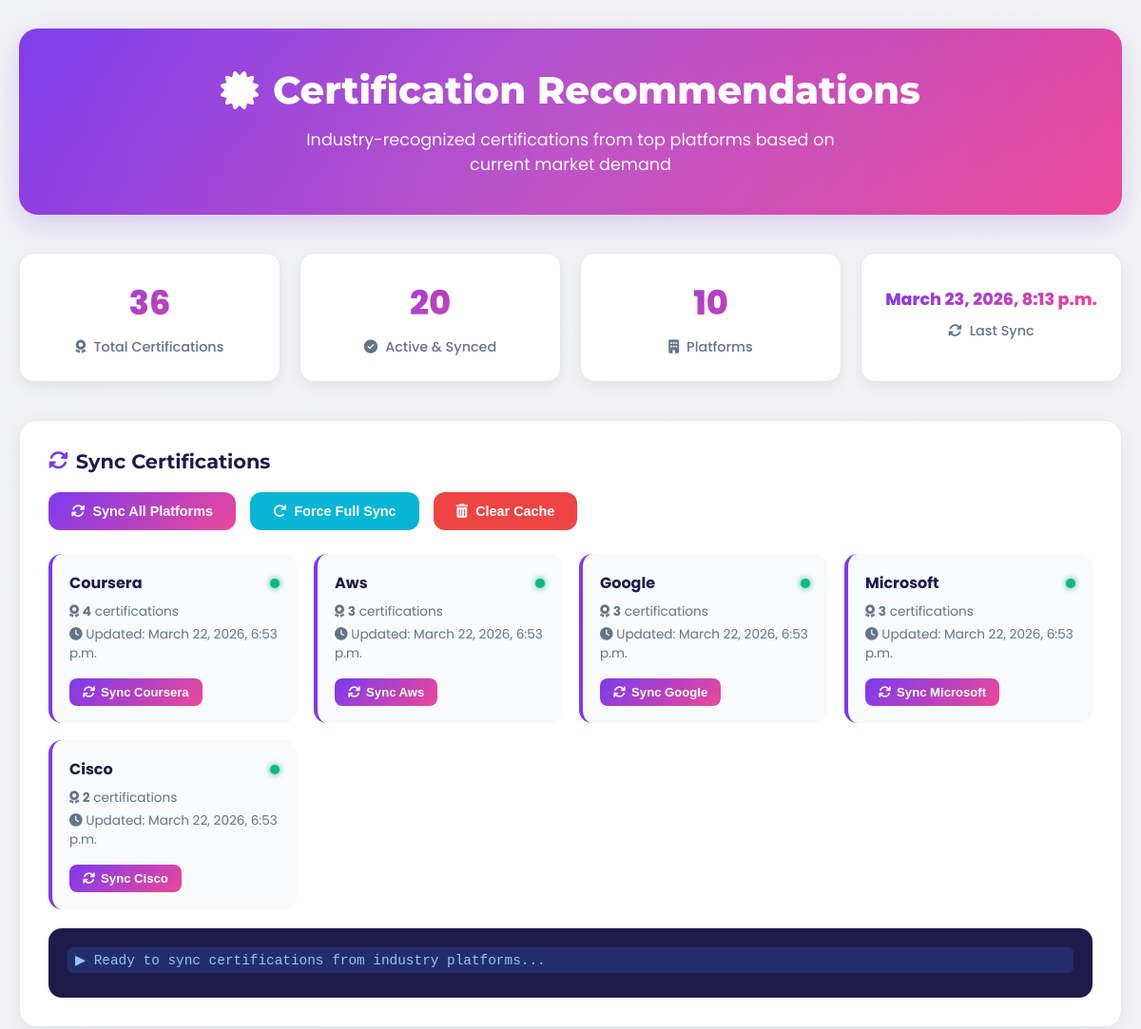
Before: /certification/ (upper part) with the older database file.
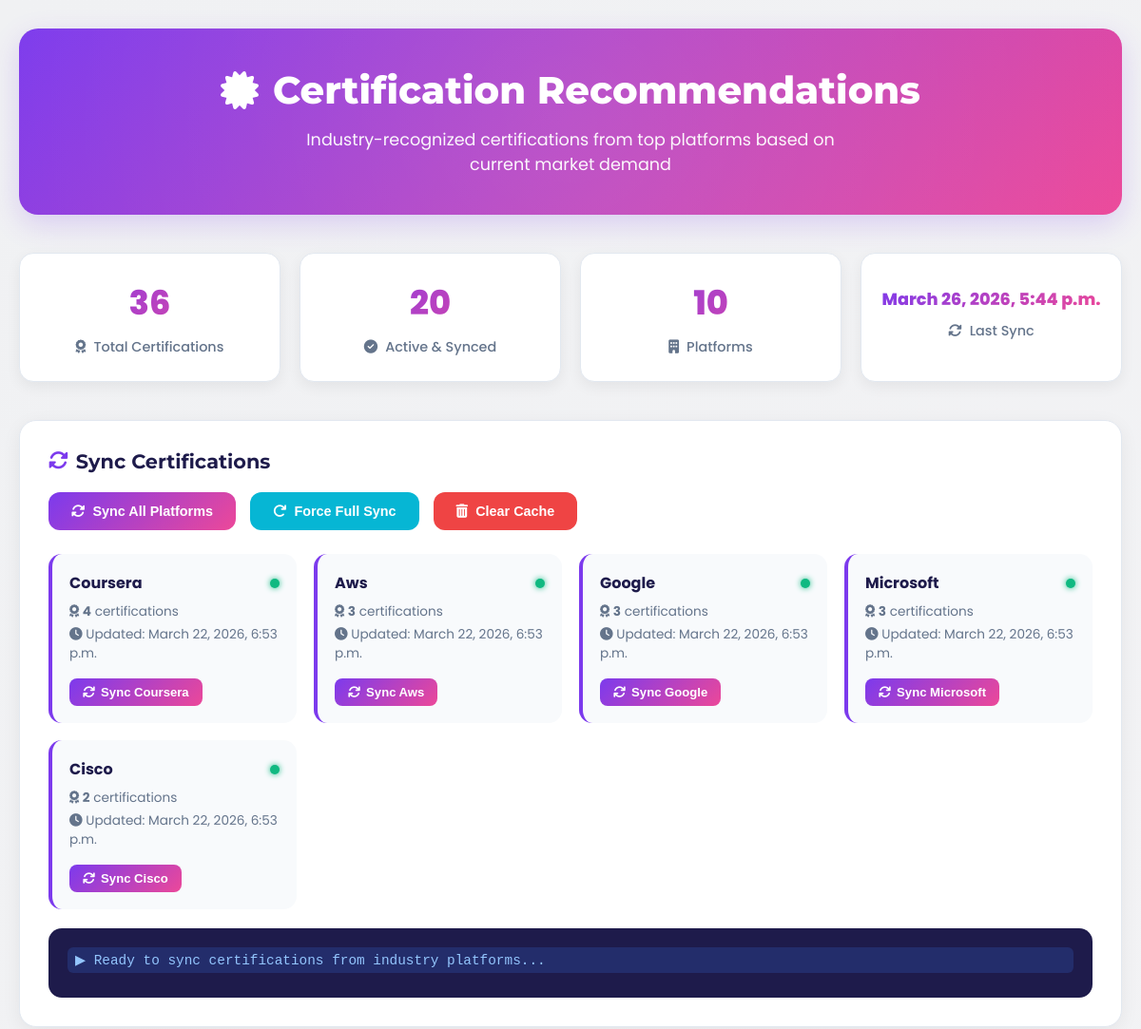
After: the same page with the newer database file.
### apps/certifications/models.py (models this page shows, shortened)
class Certification(models.Model):
    PROVIDER_CHOICES = [
        ('Coursera', 'Coursera'),
        ('AWS', 'AWS'),
        ('Google Cloud', 'Google Cloud'),
        ('Microsoft', 'Microsoft'),
        ('Cisco', 'Cisco'),
        ('PMI', 'PMI'),
        ('Scrum Alliance', 'Scrum Alliance'),
        ('Adobe', 'Adobe'),
        ('Tableau', 'Tableau'),
        ('Oracle', 'Oracle'),
    ]
    DIFFICULTY_CHOICES = [
        ('beginner', 'Beginner'),
        ('intermediate', 'Intermediate'),
        ('advanced', 'Advanced'),
    ]
    name = models.CharField(max_length=255)
    provider = models.CharField(max_length=50, choices=PROVIDER_CHOICES)
    domain = models.CharField(max_length=100)
    description = models.TextField(blank=True)
    registration_url = models.URLField(max_length=500, blank=True)
    rating = models.FloatField(default=4.0)
    duration = models.CharField(max_length=100, blank=True)
    difficulty_level = models.CharField(max_length=20, choices=DIFFICULTY_CHOICES, default='intermediate')
    partner_name = models.CharField(max_length=200, blank=True)
    is_active = models.BooleanField(default=True)
    is_synced = models.BooleanField(default=False)
    source = models.CharField(max_length=100, default='manual')
    last_synced = models.DateTimeField(null=True, blank=True)
    last_updated = models.DateTimeField(auto_now=True)
    created_at = models.DateTimeField(auto_now_add=True)
    class Meta:
        unique_together = ['name', 'provider']
        ordering = ['-rating', 'name']
    def get_difficulty_level_display(self):
        return dict(self.DIFFICULTY_CHOICES).get(self.difficulty_level, self.difficulty_level.title())

### apps/core/views.py (the view)
# urls.py: path('certification/', views.certification_recommendations, name='certification_recommendations'),
def certification_recommendations(request):
    from apps.certifications.models import Certification
    demand_weights = {
        'Cloud Computing': 95, 'AI & Machine Learning': 92, 'Data Science': 90,
        'Cybersecurity': 88, 'DevOps': 85, 'Software Development': 82,
        'Project Management': 75, 'Digital Marketing': 70,
    }
    certifications = Certification.objects.filter(is_active=True, is_synced=True)
    recommendations = []
    for cert in certifications:
        recommendations.append({
            'id': cert.id,
            'name': cert.name,
            'provider': cert.provider,
            'domain': cert.domain,
            'description': cert.description,
            'rating': cert.rating,
            'duration': cert.duration,
            'difficulty_level': cert.difficulty_level,
            'get_difficulty_level_display': cert.get_difficulty_level_display(),
            'registration_url': cert.registration_url,
            'demand_score': demand_weights.get(cert.domain, 65),
        })
    recommendations.sort(key=lambda x: x['demand_score'], reverse=True)
    providers = [
        {'key': p, 'name': p.capitalize(),
         'status': 'active' if Certification.objects.filter(provider=p).exists() else 'pending',
         'count': Certification.objects.filter(provider=p, is_active=True).count(),
         'last_updated': Certification.objects.filter(provider=p).order_by('-last_updated').first().last_updated
                         if Certification.objects.filter(provider=p).exists() else None}
        for p in ['coursera', 'aws', 'google', 'microsoft', 'cisco']
    ]
    context = {
        'total_certifications': Certification.objects.filter(is_active=True).count(),
        'active_certifications': Certification.objects.filter(is_active=True, is_synced=True).count(),
        'providers_count': Certification.objects.values('provider').distinct().count(),
        'last_sync': Certification.objects.order_by('-last_updated').first().last_updated
                     if Certification.objects.exists() else None,
        'providers': providers,
        'recommendations': recommendations[:20],
    }
    return render(request, 'core/certification.html', context)

### skillbridge_careerforge_project/templates/core/certification.html (shortened to what this page needs)
{% extends 'base.html' %}
{% load static %}
{% block content %}
<div class="cert-container">
    <div class="cert-header">
        <h1><i class="fas fa-certificate"></i> Certification Recommendations</h1>
        <p>Industry-recognized certifications from top platforms based on current market demand</p>
    </div>
    <div class="stats-grid">
        <div class="stat-card">
            <div class="stat-number" id="total-count">{{ total_certifications|default:"0" }}</div>
            <div class="stat-label"><i class="fas fa-award"></i> Total Certifications</div>
        </div>
        <div class="stat-card">
            <div class="stat-number" id="active-count">{{ active_certifications|default:"0" }}</div>
            <div class="stat-label"><i class="fas fa-check-circle"></i> Active & Synced</div>
        </div>
        <div class="stat-card">
            <div class="stat-number" id="provider-count">{{ providers_count|default:"0" }}</div>
            <div class="stat-label"><i class="fas fa-building"></i> Platforms</div>
        </div>
        <div class="stat-card">
            <div class="stat-number" id="last-sync-display" style="font-size: 1.1rem; padding-top: 10px;">
                {{ last_sync|default:"Never" }}
            </div>
            <div class="stat-label"><i class="fas fa-sync-alt"></i> Last Sync</div>
        </div>
    </div>
    <div class="sync-section">
        <h3><i class="fas fa-sync-alt" style="color: var(--primary); margin-right: 8px;"></i>Sync Certifications</h3>
        <div class="sync-buttons">
            <button class="sync-btn sync-btn-primary" onclick="syncAllProviders()">
                <i class="fas fa-sync-alt"></i> Sync All Platforms
            </button>
            <button class="sync-btn sync-btn-secondary" onclick="syncWithForce()">
                <i class="fas fa-redo"></i> Force Full Sync
            </button>
            <button class="sync-btn sync-btn-danger" onclick="clearAllCache()">
                <i class="fas fa-trash-alt"></i> Clear Cache
            </button>
        </div>
        <div class="provider-grid" id="provider-grid">
            {% for provider in providers %}
            <div class="provider-card">
                <div class="provider-status">
                    <span class="provider-name">{{ provider.name }}</span>
                    <span class="status-dot {{ provider.status }}"></span>
                </div>
                <p class="provider-info"><i class="fas fa-award"></i> <strong>{{ provider.count }}</strong> certifications</p>
                <p class="provider-info"><i class="fas fa-clock"></i> Updated: {{ provider.last_updated|default:"Never" }}</p>
                <button class="provider-sync-btn" onclick="syncProvider('{{ provider.key }}')">
                    <i class="fas fa-sync"></i> Sync {{ provider.name }}
                </button>
            </div>
            {% endfor %}
        </div>
        <div class="sync-log" id="sync-log" style="margin-top: 20px;">
            <div class="log-entry info">&#9654; Ready to sync certifications from industry platforms...</div>
        </div>
    </div>
</div>
{% endblock %}

### skillbridge_careerforge_project/templates/base.html (shortened to what this page needs)
<!DOCTYPE html>
<html lang="en">
<head>
    {% load static %}
    <link rel="stylesheet" href="https://cdnjs.cloudflare.com/ajax/libs/font-awesome/6.4.0/css/all.min.css">
    <link rel="stylesheet" href="{% static 'core/styles.css' %}?v=1.0">
</head>
<body>
    {% block content %}{% endblock %}
</body>
</html>

Changed rows visible on the page:
changed Certification: last_updated "March 23, 2026, 8:13 p.m." → "March 26, 2026, 5:44 p.m."
